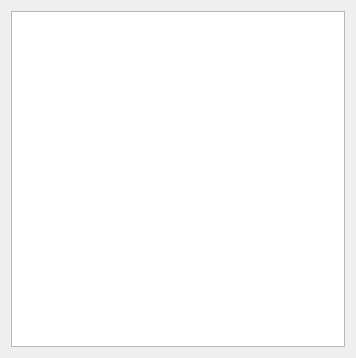
<?xml version="1.0" encoding="UTF-8"?>
<ui version="4.0">
 <class>PODesignerRefBy</class>
 <widget class="QWidget" name="PODesignerRefBy">
  <property name="geometry">
   <rect>
    <x>0</x>
    <y>0</y>
    <width>356</width>
    <height>358</height>
   </rect>
  </property>
  <property name="windowTitle">
   <string>Atom Label</string>
  </property>
  <property name="toolTip">
   <string/>
  </property>
  <layout class="QVBoxLayout" name="verticalLayout">
   <item>
    <widget class="QTreeView" name="objectsTV">
     <property name="rootIsDecorated">
      <bool>false</bool>
     </property>
     <property name="itemsExpandable">
      <bool>false</bool>
     </property>
     <property name="allColumnsShowFocus">
      <bool>true</bool>
     </property>
     <property name="expandsOnDoubleClick">
      <bool>false</bool>
     </property>
    </widget>
   </item>
  </layout>
 </widget>
 <resources/>
 <connections/>
</ui>
